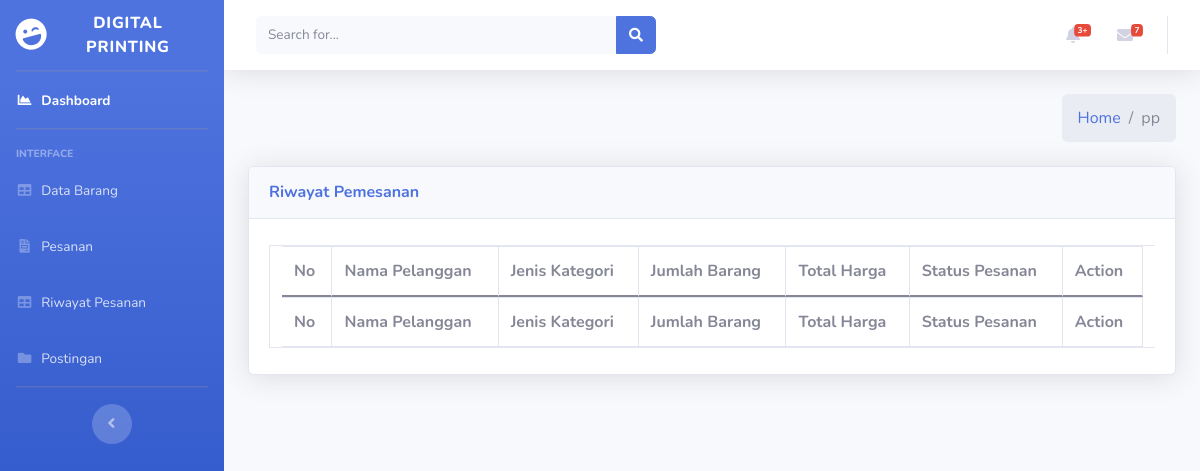
/index.php/admin/HistoriPesanan, run on an earlier commit of the app's database.
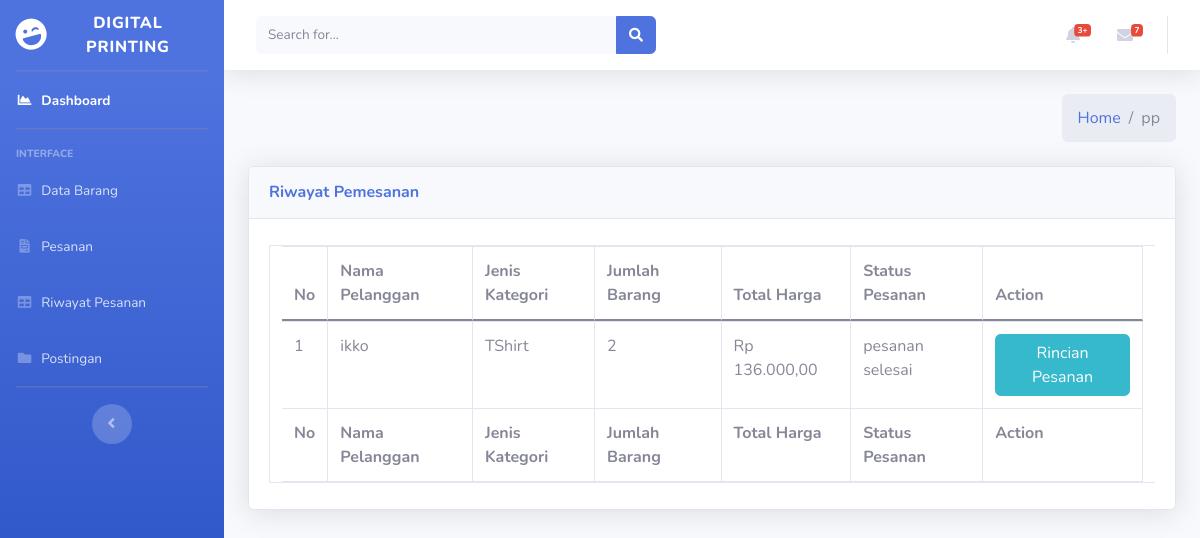
And on a later commit of the database.
### tables this page shows
CREATE TABLE `pemesanan` (
  `id_pesanan` int(11) NOT NULL,
  `id_barang` int(11) NOT NULL,
  `id_kategori` int(11) NOT NULL,
  `ukuran_s` int(11) NOT NULL,
  `ukuran_m` int(11) NOT NULL,
  `ukuran_l` int(11) NOT NULL,
  `ukuran_xl` int(11) NOT NULL,
  `ukuran_xxl` int(11) NOT NULL,
  `ukuran_3xl` int(11) NOT NULL,
  `jumlah_barang` int(11) NOT NULL,
  `harga_paket` int(11) NOT NULL,
  `total_harga` int(250) NOT NULL,
  `status_pesanan` varchar(250) NOT NULL,
  `desain_produk` varchar(250) NOT NULL,
  `id_user` int(11) NOT NULL,
  `id_bayar` int(11) NOT NULL
);

CREATE TABLE `user` (
  `id_user` int(11) NOT NULL,
  `role_id` int(11) NOT NULL,
  `username` varchar(255) NOT NULL,
  `email` varchar(255) NOT NULL,
  `password` varchar(255) NOT NULL,
  `alamat` varchar(255) NOT NULL,
  `created_at` varchar(255) NOT NULL,
  `status` int(11) NOT NULL
);

CREATE TABLE `kategori` (
  `id_kategori` int(11) NOT NULL,
  `nama_kategori` varchar(250) NOT NULL,
  `gambar_kategori` varchar(250) NOT NULL
);

CREATE TABLE `pembayaran` (
  `id_bayar` int(11) NOT NULL,
  `id_user` int(11) NOT NULL,
  `tanggal_bayar` varchar(250) NOT NULL,
  `total_bayar` int(250) NOT NULL,
  `nama_pemesan` varchar(250) NOT NULL,
  `email` varchar(250) NOT NULL,
  `phone` varchar(250) NOT NULL,
  `alamat_rumah` varchar(250) NOT NULL,
  `bukti_bayar` varchar(250) NOT NULL,
  `notes` varchar(250) NOT NULL,
  `penilaiian` int(12) NOT NULL
);

### application/controllers/Admin.php (called while the page is built, shortened)
<?php
class Admin extends CI_Controller
{
    public function __construct()
    {
        $this->load->model('Admin_model');
    }
    public function HistoriPesanan()
    {
        $data['title'] = 'Riwayat Pesanan';
        $data['admindata'] = $this->Admin_model->getAdmin();
        $data['pesanan'] = $this->Admin_model->getAllPesanan();
        $this->load->view('templates/header', $data);
        $this->load->view('templates/sidebar', $data);
        $this->load->view('admin/historiPesanan', $data);
        $this->load->view('templates/footer', $data);
    }
}

### index.php (called while the page is built, shortened)
<?php
require_once BASEPATH.'core/CodeIgniter.php';

### application/models/Admin_model.php (called while the page is built, shortened)
<?php
class Admin_model extends CI_model
{
    public function getAllPesanan()
    {
        $this->db->select('*, SUM(jumlah_barang) jmlBarang');
        $this->db->from('pembayaran');
        $this->db->join('pemesanan', 'pembayaran.id_bayar = pemesanan.id_bayar');
        $this->db->join('kategori', 'pemesanan.id_kategori = kategori.id_kategori');
        $this->db->join('user', 'user.id_user = pemesanan.id_user');
        $this->db->where('pemesanan.id_bayar !=', 0);
        $this->db->group_by('pemesanan.id_bayar');
        return $this->db->get()->result_array();
    }
}

### application/views/admin/historiPesanan.php (the view, shortened to what the changed rows need)
<div class="content-wrapper">
    <div class="content">
        <div class="container-fluid">
            <div class="card shadow mb-4">
                <div class="card-body">
                    <div class="table-responsive">
                        <div class="dataTables_wrapper dt-bootstrap4" id="dataTable_wrapper">
                            <div class="row">
                                    <table id="example" class="table table-bordered dataTable" style="width:100%;">
                                        <thead>
                                            <tr>
                                                <th>No</th>
                                                <th>Nama Pelanggan</th>
                                                <th>Jenis Kategori</th>
                                                <th>Jumlah Barang</th>
                                                <th>Total Harga</th>
                                                <th>Status Pesanan</th>
                                                <th>Action</th>
                                            </tr>
                                        </thead>
                                        <tbody>
                                            <?php
                                            $no = 1;
                                            foreach ($pesanan as $a):
                                                if ($a['status_pesanan'] == "pesanan selesai" || $a['status_pesanan'] == 'dibatalkan') {
                                                $hasil_rupiah =
                                                    'Rp ' .
                                                    number_format($a['total_bayar'], 2, ',', '.'); ?>
                                            <tr>
                                                <td><?= $no++ ?></td>
                                                <td><?= $a['username'] ?></td>
                                                <td><?= $a['nama_kategori'] ?> </td>
                                                <td><?= $a['jmlBarang'] ?> </td>
                                                <td><?= $hasil_rupiah ?> </td>
                                                <td><?= $a['status_pesanan'] ?> </td>
                                                <td>
                                                    <center>
                                                        <a href="<?= base_url('admin/detailPesanan/') .
                                                            $a['id_pesanan'] ?>" class="btn btn-info">Rincian Pesanan</a>
                                                    </center>
                                                </td>
                                            </tr>
                                            <?php
                                            }
                                            endforeach;
                                            ?>
                                        </tbody>
                                        <tfoot>
                                            <tr>
                                                <th>No</th>
                                                <th>Nama Pelanggan</th>
                                                <th>Jenis Kategori</th>
                                                <th>Jumlah Barang</th>
                                                <th>Total Harga</th>
                                                <th>Status Pesanan</th>
                                                <th>Action</th>
                                            </tr>
                                        </tfoot>
                                    </table>
                                </div>
                            </div>
                        </div>
                    </div>
                </div>
            </div>
        </div>
    </div>
</div>

What changed in the data, as far as the page shows it:
added pemesanan: id_user.username "ikko", id_kategori.nama_kategori "TShirt", jmlBarang "2", id_bayar.total_bayar "Rp 136.000,00", status_pesanan "pesanan selesai"
